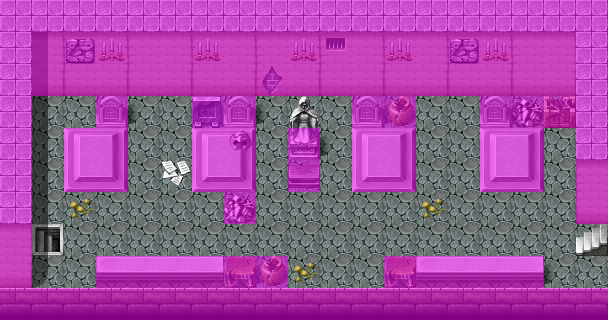

Tiled map render using the project's own tile images. Description and the map definition, with tile-layer contents summarised, below:
An orthogonal 19x10 tile map with 32x32 px tiles, 4 tile layers (Ground, Objects, Above, Walkable), 17 tilesets and 8 objects (4x sign, 2x mapchange, 2x spawn).

<map version="1.0" orientation="orthogonal" width="19" height="10" tilewidth="32" tileheight="32">
    <tileset firstgid="1" name="map_19" tilewidth="32" tileheight="32">
        <image source="../drawable/map_19.png" />
    </tileset>
    <tileset firstgid="65" name="map_25" tilewidth="32" tileheight="32">
        <image source="../drawable/map_25.png" />
    </tileset>
    <tileset firstgid="129" name="map_22" tilewidth="32" tileheight="32">
        <image source="../drawable/map_22.png" />
    </tileset>
    <tileset firstgid="193" name="map_5" tilewidth="32" tileheight="32">
        <image source="../drawable/map_5.png" />
    </tileset>
    <tileset firstgid="257" name="map_8" tilewidth="32" tileheight="32">
        <image source="../drawable/map_8.png" />
    </tileset>
    <tileset firstgid="321" name="map_10" tilewidth="32" tileheight="32">
        <image source="../drawable/map_10.png" />
    </tileset>
    <tileset firstgid="385" name="map_14" tilewidth="32" tileheight="32">
        <image source="../drawable/map_14.png" />
    </tileset>
    <tileset firstgid="449" name="map_3" tilewidth="32" tileheight="32">
        <image source="../drawable/map_3.png" />
    </tileset>
    <tileset firstgid="513" name="map_23" tilewidth="32" tileheight="32">
        <image source="../drawable/map_23.png" />
    </tileset>
    <tileset firstgid="577" name="map_9" tilewidth="32" tileheight="32">
        <image source="../drawable/map_9.png" />
    </tileset>
    <tileset firstgid="641" name="map_11" tilewidth="32" tileheight="32">
        <image source="../drawable/map_11.png" />
    </tileset>
    <tileset firstgid="705" name="map_21" tilewidth="32" tileheight="32">
        <image source="../drawable/map_21.png" />
    </tileset>
    <tileset firstgid="769" name="map_12" tilewidth="32" tileheight="32">
        <image source="../drawable/map_12.png" />
    </tileset>
    <tileset firstgid="833" name="map_1" tilewidth="32" tileheight="32">
        <image source="../drawable/map_1.png" />
    </tileset>
    <tileset firstgid="897" name="map_7" tilewidth="32" tileheight="32">
        <image source="../drawable/map_7.png" />
    </tileset>
    <tileset firstgid="961" name="map_0" tilewidth="32" tileheight="32">
        <image source="../drawable/map_0.png" />
    </tileset>
    <tileset firstgid="1025" name="map_2" tilewidth="32" tileheight="32">
        <image source="../drawable/map_2.png" />
    </tileset>
    <layer name="Ground" width="19" height="10">
        <data>[190 cells, 190 non-empty, 12 distinct tile ids]</data>
    </layer>
    <layer name="Objects" width="19" height="10">
        <data>[190 cells, 41 non-empty, 20 distinct tile ids]</data>
    </layer>
    <layer name="Above" width="19" height="10">
        <data>[190 cells, 12 non-empty, 4 distinct tile ids]</data>
    </layer>
    <layer name="Walkable" width="19" height="10">
        <data>[190 cells, 124 non-empty, 1 distinct tile ids]</data>
    </layer>
    <objectgroup name="Mapevents">
        <object name="up" type="mapchange" x="576" y="224" width="32" height="32">
            <properties>
                <property name="map" value="fallhaven_church" />
                <property name="place" value="down" />
            </properties>
        </object>
        <object name="down" type="mapchange" x="32" y="224" width="32" height="32">
            <properties>
                <property name="map" value="catacombs2" />
                <property name="place" value="up" />
            </properties>
        </object>
        <object name="sign_catacombs1_grave1" type="sign" x="128" y="96" width="32" height="32" />
        <object name="sign_catacombs1_grave2" type="sign" x="256" y="96" width="32" height="32" />
        <object name="sign_catacombs1_grave3" type="sign" x="320" y="96" width="32" height="32" />
        <object name="sign_catacombs1_grave4" type="sign" x="448" y="96" width="32" height="32" />
    </objectgroup>
    <objectgroup name="Keys" />
    <objectgroup name="Spawn">
        <object name="catacombguard1" type="spawn" x="224" y="224" width="32" height="32">
            <properties>
                <property name="spawngroup" value="catacombguard1" />
            </properties>
        </object>
    </objectgroup>
    <objectgroup name="Spawn_rats">
        <object name="catacombrat1" type="spawn" x="96" y="128" width="448" height="160">
            <properties>
                <property name="quantity" value="4" />
                <property name="spawngroup" value="catacombrat1" />
            </properties>
        </object>
    </objectgroup>
</map>
